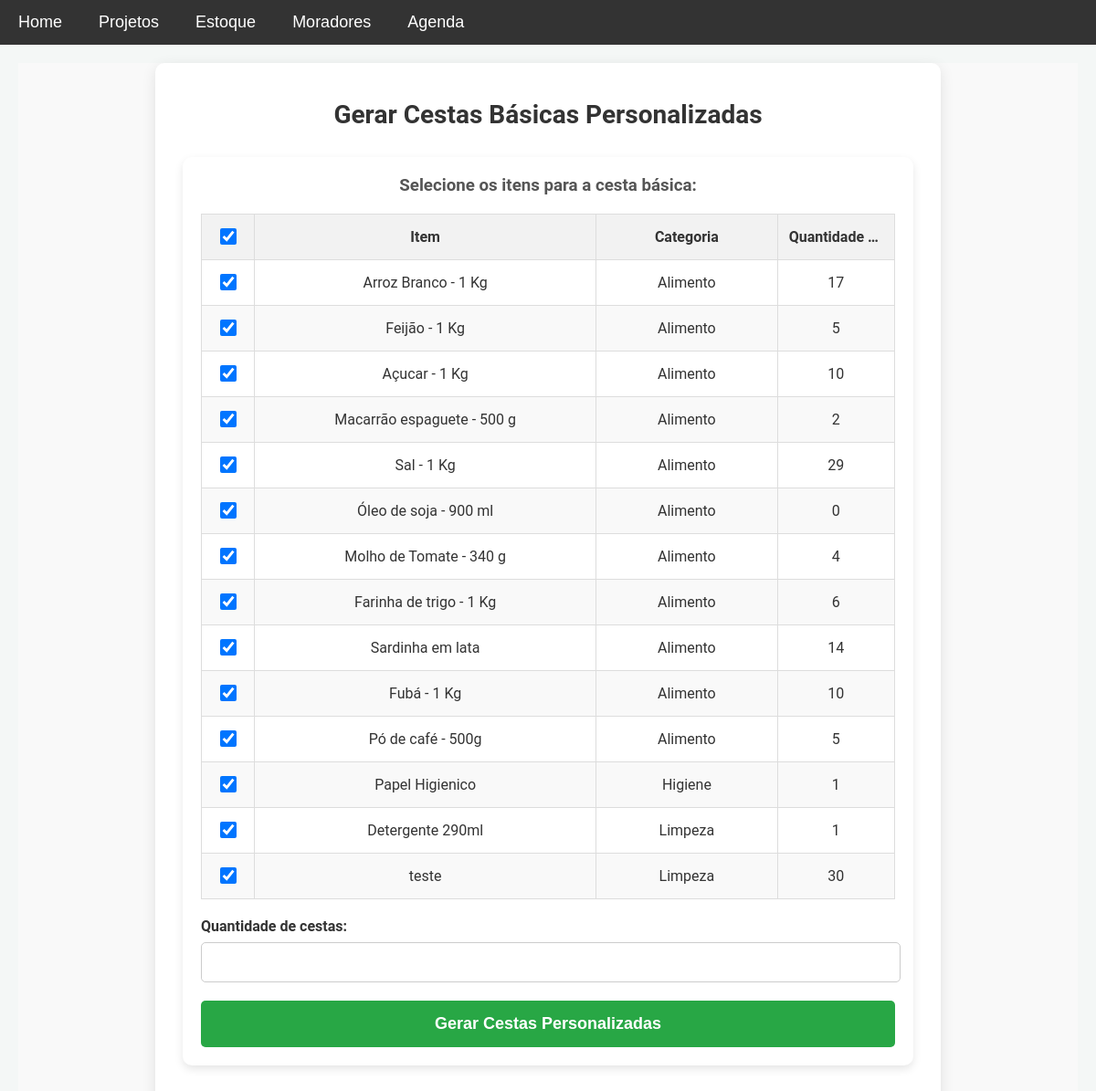
Screenshot of /cestas_personalizadas with the database file from the repository.
### models.py (models this page shows)
class Item(db.Model):
    __table_args__ = {'extend_existing': True}  # Estende a tabela existente ao invés de tentar recriá-la
    id = db.Column(db.Integer, primary_key=True)
    nome = db.Column(db.String(100), nullable=False)
    descricao = db.Column(db.Text, nullable=False)
    categoria = db.Column(db.String(50), nullable=False)
    quantidade = db.Column(db.Integer, nullable=False, default=0)
    preco = db.Column(db.Float, nullable=False)

### app.py (the view)
@app.route('/cestas_personalizadas')
def cestas_personalizadas():
    itens = Item.query.all()
    return render_template('cestas_personalizadas.html', itens=itens)

### templates/cestas_personalizadas.html (shortened to what this page needs)
{% extends 'base.html' %}
{% block content %}
<div class="cestas-personalizadas-page">
    <div class="cestas-personalizadas-container">
        <h1>Gerar Cestas Básicas Personalizadas</h1>
        <form method="POST" action="{{ url_for('gerar_cestas_personalizadas') }}" class="cestas-form">
            <h3>Selecione os itens para a cesta básica:</h3>
            <table class="itens-table">
                <thead>
                    <tr>
                        <th>
                            <input type="checkbox" id="select-all" checked>
                        </th>
                        <th>Item</th>
                        <th>Categoria</th>
                        <th>Quantidade Disponível</th>
                    </tr>
                </thead>
                <tbody>
                    {% for item in itens %}
                    <tr>
                        <td>
                            <input type="checkbox" name="itens_selecionados" value="{{ item.id }}" class="item-checkbox" checked>
                        </td>
                        <td>{{ item.nome }}</td>
                        <td>{{ item.categoria }}</td>
                        <td>{{ item.quantidade }}</td>
                    </tr>
                    {% endfor %}
                </tbody>
            </table>
            <div class="form-group">
                <label for="quantidade">Quantidade de cestas:</label>
                <input type="number" name="quantidade" id="quantidade" min="1" required>
            </div>
            <button type="submit" class="btn-cadastrar">Gerar Cestas Personalizadas</button>
        </form>
    </div>
</div>
{% endblock %}

### static/css/style.css (style rules this page uses)
body { font-family: 'Roboto', sans-serif; background-color: #f4f7f6; margin: 0; padding: 0; color: #333; }
h1, h3 { text-align: center; margin-top: 0; }
form { background-color: white; padding: 20px; border-radius: 10px; box-shadow: 0 4px 10px rgba(0, 0, 0, 0.1); margin-bottom: 20px; }
button, .btn { display: inline-block; padding: 10px 20px; background-color: #28a745; color: white; border: none; border-radius: 5px; font-size: 16px; font-weight: bold; cursor: pointer; transition: background-color 0.3s ease, color 0.3s ease; }
.btn-cadastrar { display: block; width: 100%; font-size: 18px; margin: 20px auto 0; padding: 15px; }
.form-group { flex: 1; margin-right: 20px; }
.form-group label, .entrada-form-group label, .saida-form-group label { font-weight: bold; margin-bottom: 5px; }
form table { width: 100%; border-collapse: collapse; margin-bottom: 20px; table-layout: fixed; }
form table th, form table td { border: 1px solid #ddd; padding: 8px; text-align: left; overflow: hidden; text-overflow: ellipsis; white-space: nowrap; }
form table th { background-color: #f2f2f2; }
form table th:nth-child(1), form table td:nth-child(1) { width: 5%; }
form table th:nth-child(2), form table td:nth-child(2) { width: 50%; }
form table th:nth-child(3), form table td:nth-child(3) { width: 25%; }
form table th:nth-child(4), form table td:nth-child(4) { width: 15%; text-align: center; }
.form-group { flex: 1; }
.form-group label { font-weight: bold; margin-bottom: 5px; display: block; }
.cestas-form .form-group { margin-bottom: 20px; }
.cestas-form .form-group label { display: block; font-weight: bold; margin-bottom: 8px; color: #333; }
.cestas-form .form-group input[type="number"] { width: 100%; padding: 12px; border: 1px solid #ccc; border-radius: 5px; font-size: 16px; }
.btn-cadastrar { background-color: #28a745; color: white; font-size: 18px; padding: 15px; border: none; border-radius: 5px; cursor: pointer; width: 100%; transition: background-color 0.3s ease; }
.cestas-personalizadas-page { display: flex; justify-content: center; align-items: center; min-height: 80vh; background-color: #f9f9f9; }
.cestas-personalizadas-container { background-color: #fff; padding: 40px 30px; border-radius: 10px; max-width: 800px; width: 100%; box-shadow: 0 4px 15px rgba(0, 0, 0, 0.1); }
.cestas-personalizadas-container h1 { text-align: center; margin-bottom: 30px; font-size: 28px; color: #333; }
.cestas-personalizadas-container h3 { margin-bottom: 20px; color: #555; }
.cestas-form .form-group { margin-top: 20px; margin-bottom: 20px; }
.itens-table { width: 100%; border-collapse: collapse; margin-bottom: 20px; }
.itens-table th, .itens-table td { border: 1px solid #ddd; padding: 12px; text-align: center; font-size: 16px; }
.itens-table th { background-color: #f2f2f2; }
.itens-table tr:nth-child(even) { background-color: #f9f9f9; }
#select-all { width: 18px; height: 18px; cursor: pointer; }
.item-checkbox { width: 18px; height: 18px; cursor: pointer; }

### rows the page displays
Item: nome "Arroz Branco - 1 Kg", categoria "Alimento", quantidade "17"
Item: nome "Feijão - 1 Kg", categoria "Alimento", quantidade "5"
Item: nome "Açucar - 1 Kg", categoria "Alimento", quantidade "10"
Item: nome "Macarrão espaguete - 500 g", categoria "Alimento", quantidade "2"
Item: nome "Sal - 1 Kg", categoria "Alimento", quantidade "29"
Item: nome "Óleo de soja - 900 ml", categoria "Alimento", quantidade "0"
Item: nome "Molho de Tomate - 340 g", categoria "Alimento", quantidade "4"
Item: nome "Farinha de trigo - 1 Kg", categoria "Alimento", quantidade "6"
Item: nome "Sardinha em lata", categoria "Alimento", quantidade "14"
Item: nome "Fubá - 1 Kg", categoria "Alimento", quantidade "10"
Item: nome "Pó de café - 500g", categoria "Alimento", quantidade "5"
Item: nome "Papel Higienico", categoria "Higiene", quantidade "1"
Item: nome "Detergente 290ml", categoria "Limpeza", quantidade "1"
Item: nome "teste", categoria "Limpeza", quantidade "30"
